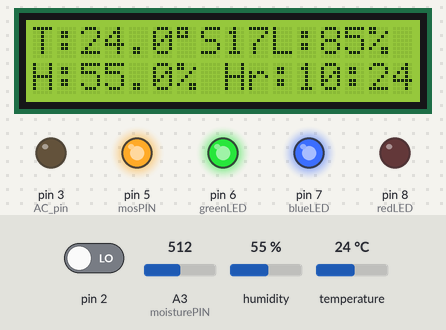
The sketch below on a simulated Arduino Uno, built with avr-gcc and run on an emulated ATmega328P. Shown: 16×2 character LCD, output pins drawn as LEDs (lit = HIGH). The inputs (shaded band) are chosen by the test bench; at power-on: humidity 55 %, pin 2 LOW, temperature 24 °C, A3 (moisturePIN) = 512. The local clock reads 2024-03-15 10:24:30 at power-on unless the sketch sets it; what the sketch prints to the serial monitor is not drawn.

Above: at 10.6 s.
10.7 s: humidity set to 73 %
At 15.2 s:
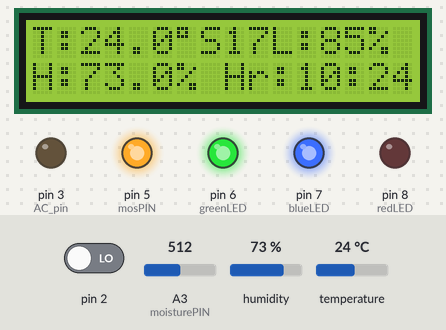
15.5 s: humidity set to 76 %
At 18.4 s:
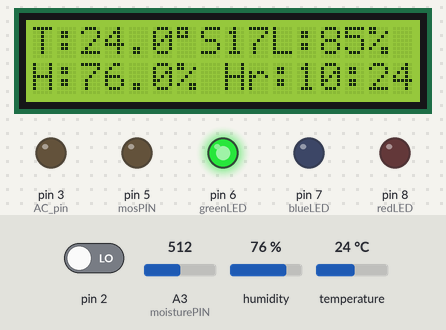
19.5 s: pin 2 driven HIGH
At 20.1 s:
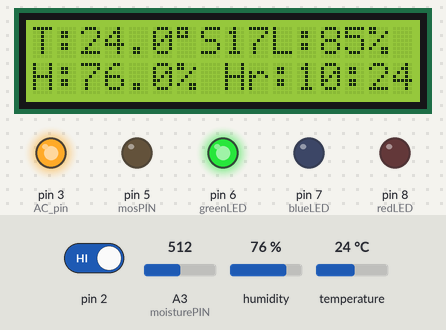
21.0 s: humidity set to 22 %
At 22.7 s:
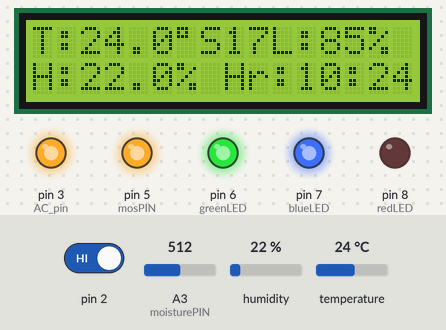
23.5 s: temperature set to 12 °C
At 27.1 s:
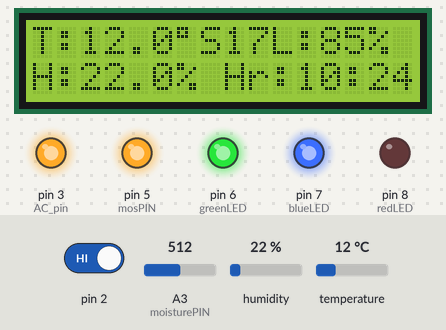
34.3 s: temperature set to 19 °C
At 38.8 s:
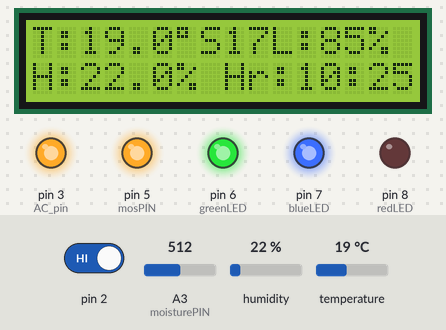
Timing chart, 0 to 40.3 s (numbered marks = the images above; inputs shaded):
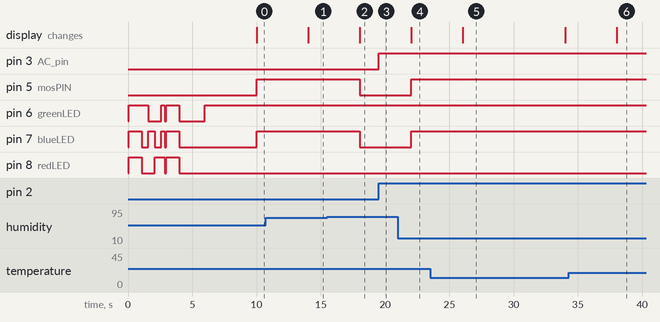

Measured:
- the behaviour switches between 74 and 75 % on humidity (found by bisection; images 1 and 2)
- after the input at 10.7 s, the display: changes after 3.3 s (image 1)
- after the input at 15.5 s, pin 5 (mosPIN), pin 7 (blueLED): HIGH → LOW after 2.5 s; the display: changes after 2.5 s (image 2)
- after the input at 19.5 s, pin 3 (AC_pin): LOW → HIGH at once
- after the input at 21.0 s, pin 5 (mosPIN), pin 7 (blueLED): LOW → HIGH after 1.0 s; the display: changes after 1.0 s (image 4)
- after the input at 23.5 s, the display: changes after 2.5 s (image 5)
- after the input at 34.3 s, the display: changes after 3.7 s (image 6)

The sketch:

DHT_nonblocking2.ino
```cpp
//////////////////////////
#include "RTClib.h"
#define moisturePIN A3
#define mosPIN 5
#define greenLED 6
#define blueLED 7
#define redLED 8
#include <LiquidCrystal_I2C.h>
#include <Wire.h>
int sensorValue;
RTC_DS3231 rtc;
LiquidCrystal_I2C lcd(0xA7, 16, 2);
#include  <TimerOne.h>
volatile int i = 0;
volatile boolean zero_cross = 0;
int AC_pin = 3;
int dim = 0;
int inc = 1;
int freqStep = 65;

///////////////////////


#include <dht_nonblocking.h>
//#define DHT_SENSOR_TYPE DHT_TYPE_21
#define DHT_SENSOR_TYPE DHT_TYPE_22

static const int DHT_SENSOR_PIN = 9;
DHT_nonblocking dht_sensor( DHT_SENSOR_PIN, DHT_SENSOR_TYPE );

void setup( )
{
  lcd.begin();
  lcd.backlight();
  lcd.print("Iniciando...");
  Serial.begin( 115200 );
  pinMode(AC_pin, OUTPUT);                          // Set the Triac pin as output
  attachInterrupt(0, zero_cross_detect, RISING);    // Attach an Interupt to Pin 2 (interupt 0) for Zero Cross Detection
  Timer1.initialize(freqStep);                      // Initialize TimerOne library for the freq we need
  Timer1.attachInterrupt(dim_check, freqStep);
  Wire.begin();
  rtc.begin();

  pinMode(mosPIN, OUTPUT);
  pinMode(greenLED, OUTPUT);
  pinMode(blueLED, OUTPUT);
  pinMode(redLED, OUTPUT);

  digitalWrite(greenLED, HIGH);
  digitalWrite(blueLED, HIGH);
  digitalWrite(redLED, HIGH);
  delay(1000);
  digitalWrite(greenLED, HIGH);
  digitalWrite(blueLED, LOW);
  digitalWrite(redLED, LOW);
  delay(500);
  digitalWrite(greenLED, LOW);
  digitalWrite(blueLED, HIGH);
  digitalWrite(redLED, LOW);
  delay(500);
  digitalWrite(greenLED, LOW);
  digitalWrite(blueLED, LOW);
  digitalWrite(redLED, HIGH);
  delay(500);
  digitalWrite(greenLED, HIGH);
  digitalWrite(blueLED, HIGH);
  digitalWrite(redLED, HIGH);
  delay(300);
  digitalWrite(greenLED, LOW);
  digitalWrite(blueLED, LOW);
  digitalWrite(redLED, LOW);
  delay(100);
  digitalWrite(greenLED, HIGH);
  digitalWrite(blueLED, HIGH);
  digitalWrite(redLED, HIGH);
  delay(1000);
  digitalWrite(greenLED, LOW);
  digitalWrite(blueLED, LOW);
  digitalWrite(redLED, LOW);
  delay(2000);

  digitalWrite(greenLED, 1);
  digitalWrite(blueLED, 0);
  digitalWrite(redLED, 0);

}
static bool measure_environment( float *temperature, float *humidity )
{
  static unsigned long measurement_timestamp = millis( );

  /* Measure once every four seconds. */
  if ( millis( ) - measurement_timestamp > 4000ul )
  {
    if ( dht_sensor.measure( temperature, humidity ) == true )
    {
      measurement_timestamp = millis( );
      return ( true );
    }
  }

  return ( false );
}

void zero_cross_detect() {
  zero_cross = true;               // set the boolean to true to tell our dimming function that a zero cross has occured
  i = 0;
  digitalWrite(AC_pin, LOW);       // turn off TRIAC (and AC)
}

// Turn on the TRIAC at the appropriate time
void dim_check() {
  if (zero_cross == true) {
    if (i >= dim) {
      digitalWrite(AC_pin, HIGH); // turn on light
      i = 0; // reset time step counter
      zero_cross = false; //reset zero cross detection
    }
    else {
      i++; // increment time step counter
    }
  }
}

float f(int x) {
  int result;
  result = 123-(((x * 122) / 100) + 1);
  return result;
}
int f2(int x) {
  int result;
  result = 100-((x * 100) / 122);
  return result;
}
/*
   Main program loop.
*/
void loop( )
{
  if (Serial.available()) {
    int val = Serial.parseInt();
    if (val > 0) {
      dim = val;
      Serial.println(dim);
    }
  }
  DateTime now = rtc.now();
  float temperature;
  float humidity;
  sensorValue = analogRead(moisturePIN);

  if ( measure_environment( &temperature, &humidity ) == true )
  {
    Serial.print(now.day());
    Serial.print('/');
    Serial.print(now.month());
    Serial.print('/');
    Serial.print(now.year());
    Serial.print(" ");
    Serial.print(now.hour());
    Serial.print(':');
    Serial.print(now.minute());
    Serial.print(':');
    Serial.print(now.second());
    Serial.print(" -- ");
    Serial.print( "T = " );
    Serial.print( temperature, 1 );
    Serial.print( " deg. C, H = " );
    Serial.print( humidity, 1 );
    Serial.println( "%" );
    lcd.clear();
    lcd.setCursor(0, 0);
    lcd.print("T:");
    lcd.print(temperature, 1);
    lcd.print((char)223);
    lcd.print("");
    lcd.print("");
    lcd.print("S");
    lcd.print(moisturePIN);
    lcd.print("L:");
    lcd.print(f2(dim));
    lcd.print("%");


    lcd.setCursor(0, 1);
    lcd.print("H:");
    lcd.print(humidity, 1);
    lcd.print("% Hr:");
    lcd.print(now.hour());
    lcd.print(":");
    lcd.print(now.minute());

    if (humidity < 75) {
      digitalWrite(blueLED, 1);
      digitalWrite(mosPIN, 1);
    }
    else {
      digitalWrite(blueLED, 0);
      digitalWrite(mosPIN, 0);
    }

  }
  if (now.hour() == 0) {
    dim = f(0);
  } else if (now.hour() == 1) {
    dim = f(0);
  } else if (now.hour() == 2) {
    dim = f(0);
  } else if (now.hour() == 3) {
    dim = f(0);
  } else if (now.hour() == 4) {
    dim = f(5);
  } else if (now.hour() == 5) {
    dim = f(10);
  } else if (now.hour() == 6) {
    dim = f(15);
  } else if (now.hour() == 7) {
    dim = f(35);
  } else if (now.hour() == 8) {
    dim = f(55);
  } else if (now.hour() == 9) {
    dim = f(80);
  } else if (now.hour() == 10) {
    dim = f(85);
  } else if (now.hour() == 11) {
    dim = f(100);
  } else if (now.hour() == 12) {
    dim = f(100);
  } else if (now.hour() == 13) {
    dim = f(100);
  } else if (now.hour() == 14) {
    dim = f(100);
  } else if (now.hour() == 15) {
    dim = f(100);
  } else if (now.hour() == 16) {
    dim = f(90);
  } else if (now.hour() == 17) {
    dim = f(90);
  } else if (now.hour() == 18) {
    dim = f(75);
  } else if (now.hour() == 19) {
    dim = f(65);
  } else if (now.hour() == 20) {
    dim = f(40);
  } else if (now.hour() == 21) {
    dim = f(20);
  } else if (now.hour() == 22) {
    dim = f(10);
  } else if (now.hour() == 23) {
    dim = f(0);
  } else if (now.hour() == 24) {
    dim = f(0);
  }
  Serial.println(dim);
}
```
